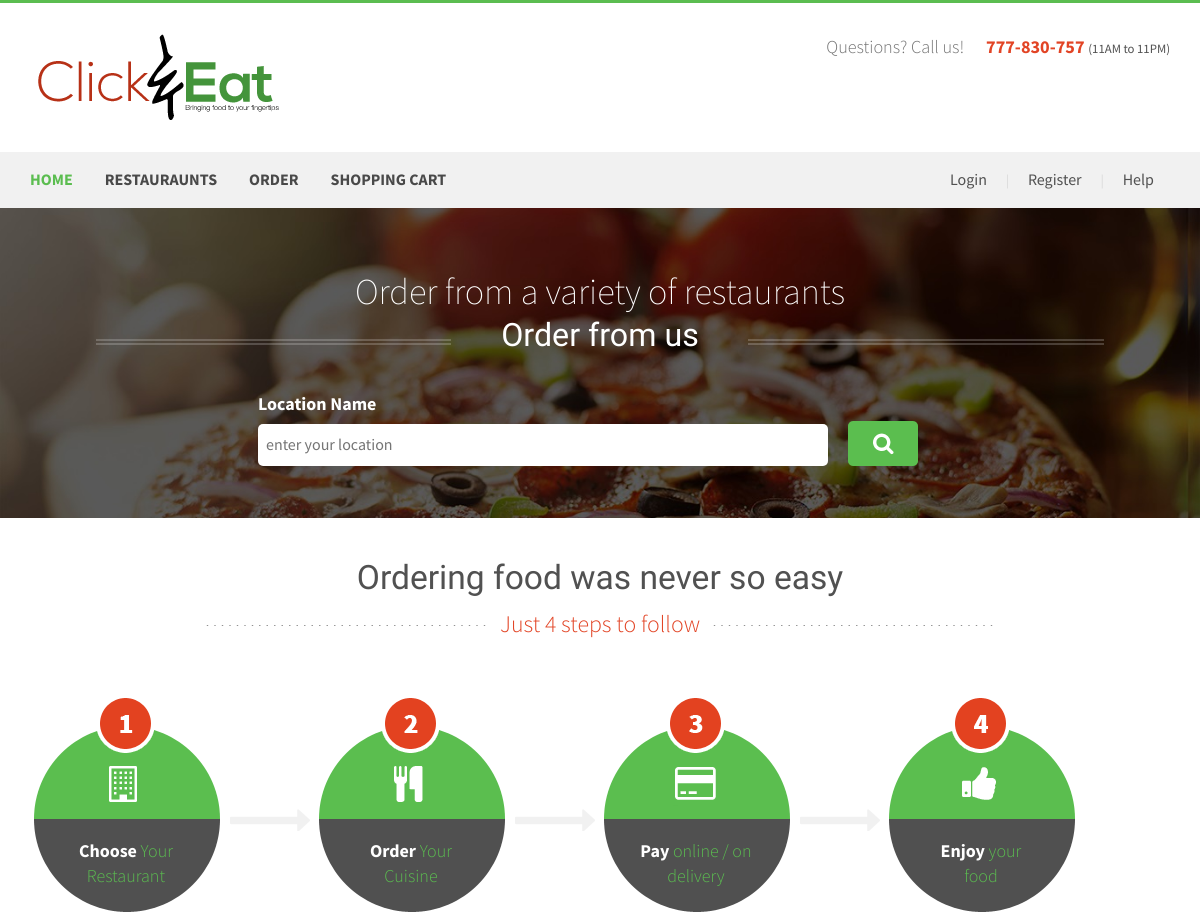
Before: / (upper part) with the older database file.
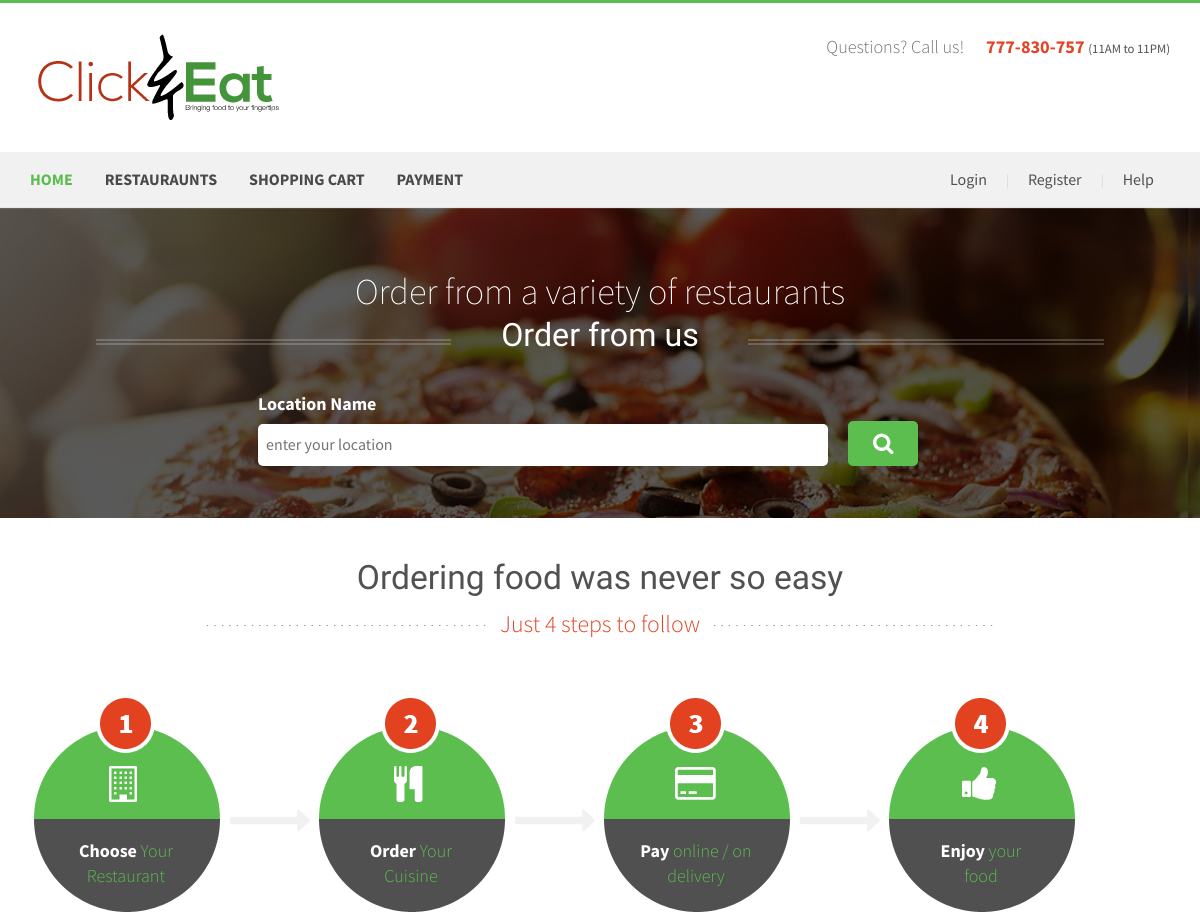
After: the same page with the newer database file.
### tables this page shows
CREATE TABLE IF NOT EXISTS `pages` (
  `pageID` int(11) NOT NULL AUTO_INCREMENT,
  `pageTitle` text NOT NULL,
  `pageLocation` text NOT NULL,
  PRIMARY KEY (`pageID`)
);

### includes/database.class.php (called while the page is built, shortened)
<?php
class Database
{
	private function createConnection()
	{
		try {
			$dsn = "mysql:host=".HOST.";dbname=".DATABASE;
			$database  = new \PDO($dsn, USERNAME, PASSWORD);
			$database->setAttribute(\PDO::ATTR_ERRMODE, \PDO::ERRMODE_EXCEPTION);
			return $database;
		} catch (\Exception $ex) {
			throw $ex;
		}
	}
	public function query( $query, $queryParameters )
	{
		try {
			$connection = $this->createConnection();
			if (empty($queryParameters)) {
				$preparedStatement = $connection->query($query);
			} else {
				$preparedStatement = $connection->prepare($query);
			}
			$result = $preparedStatement->fetchAll();
			return $result;
		} catch (\Exception $ex) {
			$GLOBALS['error'] = $ex->getMessage();
			throw $ex;
		}
	}
}

### includes/webpage.class.php (the view, shortened to what the changed rows need)
<?php
require_once("database.class.php");
class WebPage extends Database
{
	var $siteName;
	var $copyrightYear;
	var $developedBy;
	var $title;
	public function __construct( $title )
	{
		$this->copyrightYear = date("Y");
		$this->developedBy = "Team B - ICBT City Campus";
		$this->siteName = "Click&Eat";
		$this->title = $title;
	}
	public function addHeader()
	{
		$content = "<!DOCTYPE html> ";
		$content .= "<html> ";
		$content .= "<head> ";
		$content .= "<title>{$this->title} | {$this->siteName}</title> ";
		$content .= "<link href='/css/bootstrap.css' rel='stylesheet' type='text/css' /> ";
		$content .= " ";
		$content .= "<script src='/js/jquery.min.js'></script> ";
		$content .= " ";
		$content .= "<link href='/css/style.css' rel='stylesheet' type='text/css' media='all' /> ";
		$content .= " ";
		$content .= "<meta name='viewport' content='width=device-width, initial-scale=1'> ";
		$content .= "<script type='application/x-javascript'> addEventListener('load', function() { setTimeout(hideURLbar, 0); }, false); function hideURLbar(){ window.scrollTo(0,1); }</script> ";
		$content .= " ";
		$content .= "<link href='http://fonts.googleapis.com/css?family=Source+Sans+Pro:200,300,400,600,700,900,200italic,300italic,400italic,600italic,700italic,900italic' rel='stylesheet' type='text/css'> ";
		$content .= "<link href='http://fonts.googleapis.com/css?family=Lobster+Two:400,400italic,700,700italic' rel='stylesheet' type='text/css'> ";
		$content .= " ";
		$content .= "<script src='/js/wow.min.js'></script> ";
		$content .= "<link href='/css/animate.css' rel='stylesheet' type='text/css' /> ";
		$content .= "<script> ";
		$content .= "new WOW().init(); ";
		$content .= "</script> ";
		$content .= "<script type='text/javascript' src='/js/move-top.js'></script> ";
		$content .= "<script type='text/javascript' src='/js/easing.js'></script> ";
		$content .= "<script type='text/javascript'> ";
		$content .= "jQuery(document).ready(function($) { ";
		$content .= "$('.scroll').click(function(event){		 ";
		$content .= "event.preventDefault(); ";
		$content .= "$('html,body').animate({scrollTop:$(this.hash).offset().top},1200); ";
		$content .= "}); ";
		$content .= "}); ";
		$content .= "</script> ";
		$content .= "</head> ";
		$content .= "<body> ";
		$content .= " ";
		$content .= "<div class='header'> ";
		$content .= "<div class='container'> ";
		$content .= "<div class='top-header'> ";
		$content .= "<div class='logo'> ";
		$content .= "<a href='./index.php'><img src='/images/logo.png' class='img-responsive' alt='' /></a> ";
		$content .= "</div> ";
		$content .= "<div class='queries'> ";
		$content .= "<p>Questions? Call us!<span>777-830-757 </span><label>(11AM to 11PM)</label></p> ";
		$content .= "</div> ";
		$content .= "<div class='clearfix'></div> ";
		$content .= "</div> ";
		$content .= "</div> ";
		$content .= "<div class='menu-bar'> ";
		$content .= "<div class='container'> ";
		$content .= "<div class='top-menu'> ";
		$content .= "<ul> ";
		$content .= $this->addNavigationBar();
		$content .= "</ul> ";
		$content .= "</div> ";
		$content .= "<div class='login-section'> ";
		$content .= "<ul> ";
		if (isset($_SESSION['isLogged']) and $_SESSION['isLogged'] == true) {
			$content .= "<li><a href='#'>{$_SESSION['fullName']}</a>  </li> | ";
			$content .= "<li><a href='./includes/functions.php?action=logout'>Sign-out</a> </li> | ";
		} else {
			$content .= "<li><a href='#sign-in' data-toggle='modal' data-target='#signinModal'>Login</a>  </li> | ";
			$content .= "<li><a href='./register.php'>Register</a> </li> | ";
		}
		$content .= "<li><a href='#'>Help</a></li> ";
		$content .= "<div class='clearfix'></div> ";
		$content .= "</ul> ";
		$content .= "</div> ";
		$content .= "<div class='clearfix'></div> ";
		$content .= "</div> ";
		$content .= "</div> ";
		$content .= "</div> ";
		return $content;
	}
	private function addNavigationBar()
	{
		$sql = "SELECT * from pages";
		$queryParameters = "";
		$result = $this->query($sql, $queryParameters);
		$content = "";
		foreach ($result as $pages) {
			if ($this->title == $pages['pageTitle']) {
				$content .= "<li class='active'><a href='./{$pages['pageLocation']}'>{$pages['pageTitle']}</a></li>";
			} else {
				$content .= "<li><a href='./{$pages['pageLocation']}'>{$pages['pageTitle']}</a></li>";
			}
		}
		$content .= "<div class='clearfix'></div>";
		return $content;
	}
	public function addFooter()
	{
		$content = "<div class='contact-section' id='contact'>";
		$content .= "<div class='container'>";
		$content .= "<div class='contact-section-grids'>";
		$content .= "<div class='col-md-3 contact-section-grid wow fadeInLeft' data-wow-delay='0.4s'>";
		$content .= "<h4>Site Links</h4>";
		$content .= "<ul>";
		$content .= "<li><i class='point'></i></li>";
		$content .= "<li class='data'><a href='#'>About Us</a></li>";
		$content .= "</ul>";
		$content .= "<ul>";
		$content .= "<li><i class='point'></i></li>";
		$content .= "<li class='data'><a href='#'>Contact Us</a></li>";
		$content .= "</ul>";
		$content .= "<ul>";
		$content .= "<li><i class='point'></i></li>";
		$content .= "<li class='data'><a href='#'>Privacy Policy</a></li>";
		$content .= "</ul>";
		$content .= "<ul>";
		$content .= "<li><i class='point'></i></li>";
		$content .= "<li class='data'><a href='#'>Terms of Use</a></li>";
		$content .= "</ul>";
		$content .= "</div>";
		$content .= "<div class='col-md-3 contact-section-grid wow fadeInLeft' data-wow-delay='0.4s'>";
		$content .= "<h4>Site Links</h4>";
		$content .= "<ul>";
		$content .= "<li><i class='point'></i></li>";
		$content .= "<li class='data'><a href='#'>About Us</a></li>";
		$content .= "</ul>";
		$content .= "<ul>";
		$content .= "<li><i class='point'></i></li>";
		$content .= "<li class='data'><a href='#'>Contact Us</a></li>";
		$content .= "</ul>";
		$content .= "<ul>";
		$content .= "<li><i class='point'></i></li>";
		$content .= "<li class='data'><a href='#'>Privacy Policy</a></li>";
		$content .= "</ul>";
		$content .= "<ul>";
		$content .= "<li><i class='point'></i></li>";
		$content .= "<li class='data'><a href='#'>Terms of Use</a></li>";
		$content .= "</ul>";
		$content .= "</div>";
		$content .= "<div class='col-md-3 contact-section-grid wow fadeInRight' data-wow-delay='0.4s'>";
		$content .= "<h4>Follow Us On...</h4>";
		$content .= "<ul>";
		$content .= "<li><i class='fb'></i></li>";
		$content .= "<li class='data'> <a href='#'>  Facebook</a></li>";
		$content .= "</ul>";
		$content .= "<ul>";
		$content .= "<li><i class='tw'></i></li>";
		$content .= "<li class='data'> <a href='#'>Twitter</a></li>";
		$content .= "</ul>";
		$content .= "<ul>";
		$content .= "<li><i class='in'></i></li>";
		$content .= "<li class='data'><a href='#'> Linkedin</a></li>";
		$content .= "</ul>";
		$content .= "<ul>";
		$content .= "<li><i class='gp'></i></li>";
		$content .= "<li class='data'><a href='#'>Google Plus</a></li>";
		$content .= "</ul>";
		$content .= "</div>";
		$content .= "<div class='col-md-3 contact-section-grid nth-grid wow fadeInRight' data-wow-delay='0.4s'>";
		$content .= "<h4>Subscribe Newsletter</h4>";
		$content .= "<p>To get latest updates and food deals every week</p>";
		$content .= "<input type='text' class='text' value='' onfocus='this.value = '';' onblur='if (this.value == '') {this.value = '';}'>";
		$content .= "<input type='submit' value='submit'>";
		$content .= "</div>";
		$content .= "<div class='clearfix'></div>";
		$content .= "</div>";
		$content .= "</div>";
		$content .= "</div>";
		$content .= "";
		$content .= "";
		$content .= "<div class='footer'>";
		$content .= "<div class='container'>";
		$content .= "<p class='wow fadeInLeft' data-wow-delay='0.4s'>&copy; {$this->copyrightYear} {$this->siteName} | Developed by {$this->developedBy} </p>";
		$content .= "</div>";
		$content .= "</div>";
		$content .= "";
		$content .= "<script type='text/javascript'>";
		$content .= "$(document).ready(function() {";
		$content .= "/*";
		$content .= "var defaults = {";
		$content .= "containerID: 'toTop', // fading element id";
		$content .= "containerHoverID: 'toTopHover', // fading element hover id";
		$content .= "scrollSpeed: 1200,";
		$content .= "easingType: 'linear'";
		$content .= "};";
		$content .= "*/";
		$content .= "$().UItoTop({ easingType: 'easeOutQuart' });";
		$content .= "});";
		$content .= "</script>";
		$content .= "<a href='#' id='toTop' style='display: block;'> <span id='toTopHover' style='opacity: 1;'> </span></a>";
		$content .= "<div class='modal fade' id='signinModal' tabindex='-1' role='dialog' aria-labelledby='basicModal' aria-hidden='true'> ";
		$content .= "    <div class='modal-dialog'>";
		$content .= "      <div class='modal-content'>";
		$content .= "        <div class='modal-header'>";
		$content .= "          <button type='button' class='close' data-dismiss='modal' aria-hidden='true'>&times;</button>";
		$content .= "          <h2 class='modal-title' id='myModalLabel'>Sign in</h2>";
		$content .= "        </div>";
		$content .= "          <form class='form-horizontal' id='register-form' name='login' action='./includes/functions.php' onsubmit='return validateLoginForm();'>";
		$content .= "            <div class='modal-body'>";
		$content .= "            <fieldset>";
		$content .= "              ";
		$content .= "              <div class='form-group'>";
		$content .= "                <label class='col-md-4 control-label' for='email'>Email:</label>";
		$content .= "                <div class='col-md-5'>";
		$content .= "                <input id='email' name='email' type='text' placeholder='username' class='form-control input-md' required=''>";
		$content .= "                </div>";
		$content .= "              </div>";
		$content .= "              ";
		$content .= "              <div class='form-group'>";
		$content .= "                <label class='col-md-4 control-label' for='password'>Password:</label>";
		$content .= "                <div class='col-md-5'>";
		$content .= "                <input id='password' name='password' type='password' placeholder='password' class='form-control input-md' required=''>";
		$content .= "                </div>";
		$content .= "              </div>";
		$content .= "                <input type='hidden' name='action' value='signin'>";
		$content .= "            </fieldset>";
		$content .= "        </div>";
		$content .= "        <div class='modal-footer'>";
		$content .= "          <button class='btn btn-danger' data-dismiss='modal' aria-hidden='true'>Cancel</button>";
		$content .= "            <input type='submit' class='btn btn-success' id='signin-button' value='Sign In'>";
		$content .= "        </div>";
		$content .= "          </form>";
		$content .= "<script src='../js/bootstrap.min.js'></script>";
		$content .= "</body>";
		$content .= "</html>";
		return $content;
	}
}

Changed rows visible on the page:
removed pages: pageTitle "ORDER"
added pages: pageTitle "PAYMENT"
